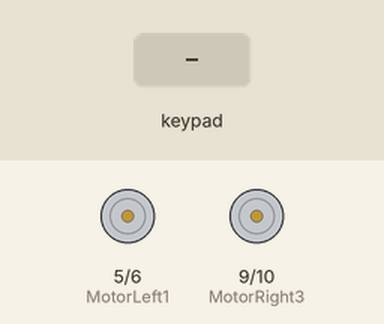
Simulated run of this sketch. Board: Arduino Uno, built with avr-gcc and run on an emulated ATmega328P. Parts: motor-driver pin pairs drawn as motors (green arrow = first pin HIGH = forward, orange = second pin HIGH = backward, longer = more drive). The test bench sets the inputs (shaded band). What the sketch prints to the serial monitor is not drawn.

Above: at 1.2 s.
1.3 s: key 'U' pressed
At 1.5 s:
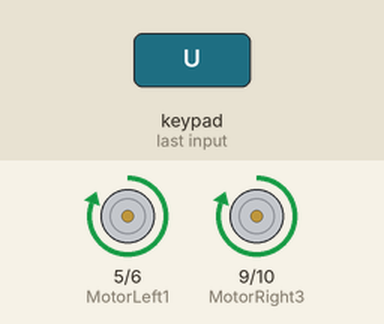
3.2 s: key 'L' pressed
At 3.4 s:
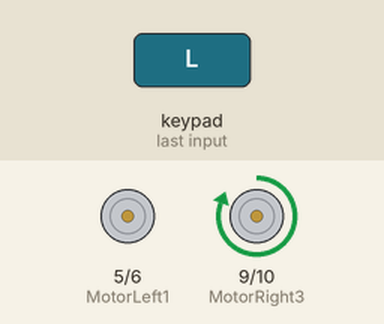
5.1 s: key 'R' pressed
At 5.3 s:
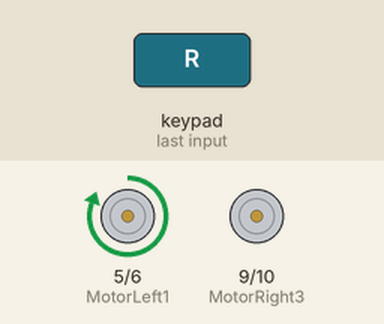
Timing chart, 0 to 8.1 s (numbered marks = the images above; inputs shaded):
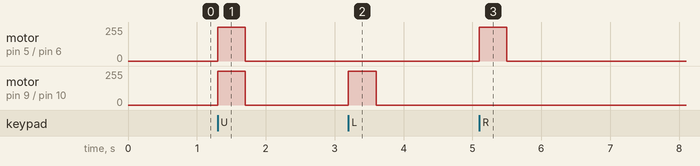

Measured:
- after the input at 1.3 s, motor on pin 5 (MotorLeft1) / pin 6 (MotorLeft2), motor on pin 9 (MotorRight3) / pin 10 (MotorRight4): stopped → forward 255/255 at once, → stopped 0.40 s later
- after the input at 3.2 s, motor on pin 9 (MotorRight3) / pin 10 (MotorRight4): stopped → forward 255/255 at once, → stopped 0.40 s later
- after the input at 5.1 s, motor on pin 5 (MotorLeft1) / pin 6 (MotorLeft2): stopped → forward 255/255 at once, → stopped 0.40 s later

The sketch:

Boat.ino
```cpp
#define CUSTOM_SETTINGS
#define INCLUDE_GAMEPAD_MODULE
#include <Dabble.h>
int MotorLeft1 = 5;
int MotorLeft2 = 6;
int MotorRight3 = 9;
int MotorRight4 = 10;

void setup()
{
  pinMode(MotorLeft1, OUTPUT);
  pinMode(MotorLeft2, OUTPUT);
  pinMode(MotorRight3, OUTPUT);
  pinMode(MotorRight4, OUTPUT);
  Serial.begin(250000);    // Set your Serial Monitor is set at 250000
  Dabble.begin(9600);      // This is the baude rate of the HM-10
}

void loop() {
Dabble.processInput();  // This line is crucial in grabbing our data

  if (GamePad.isUpPressed())
  {
    Serial.println("Forward");
    digitalWrite(MotorLeft1, HIGH);
    digitalWrite(MotorLeft2, LOW);
    digitalWrite(MotorRight3, HIGH);
    digitalWrite(MotorRight4, LOW);
  }

  else if (GamePad.isLeftPressed())
  {
    Serial.println("Left");
    digitalWrite(MotorLeft1, LOW);
    digitalWrite(MotorLeft2, LOW);
    digitalWrite(MotorRight3, HIGH);
    digitalWrite(MotorRight4, LOW);
  }

  else if (GamePad.isRightPressed())
  {
    Serial.println("Right");
    digitalWrite(MotorLeft1, HIGH);
    digitalWrite(MotorLeft2, LOW);
    digitalWrite(MotorRight3, LOW);
    digitalWrite(MotorRight4, LOW);
  }
  else
  {
    Serial.println("Stopped");
    digitalWrite(MotorLeft1, LOW);
    digitalWrite(MotorLeft2, LOW);
    digitalWrite(MotorRight3, LOW);
    digitalWrite(MotorRight4, LOW);
  }
}
```
